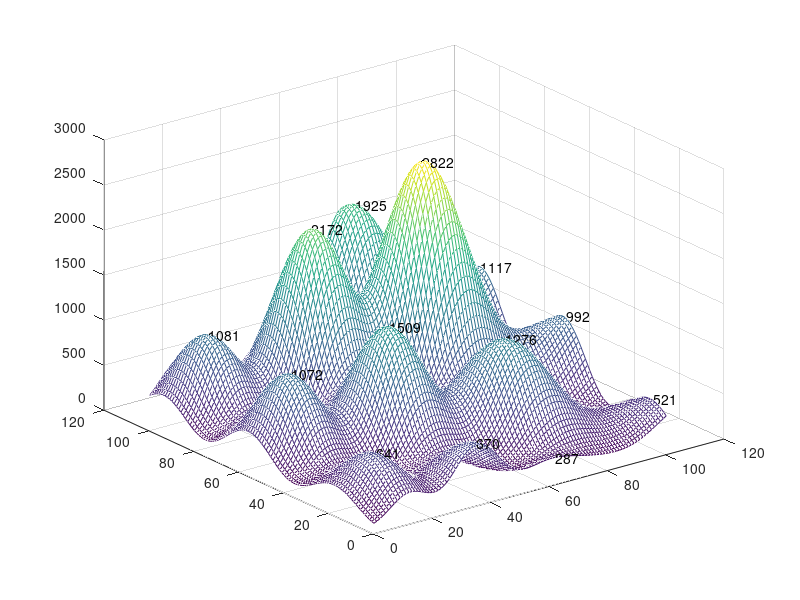

This figure's MATLAB source:
n=100; [x,y]=meshgrid(-n:2:n,-n:2:n); % the grid points
z1=sin((x-.002*x.*x)/n*5).^2+1;
z2=sin((x+2*y)/n*2).^2+.5;
t1=80; w1=t1*t1./((x-20).^2+(y-40).^2+t1*t1);
z=z1.*z2.*w1*1000+rand(size(z1))*.1; % values of the grid points

localmax = imregionalmax(z);

mesh(z);
hold on
temp=find(localmax);
[m,k]=ind2sub(101,temp);
plot3(k,m,z(localmax),'k.');

text(k,m,z(localmax),int2str(round(z(localmax))));

